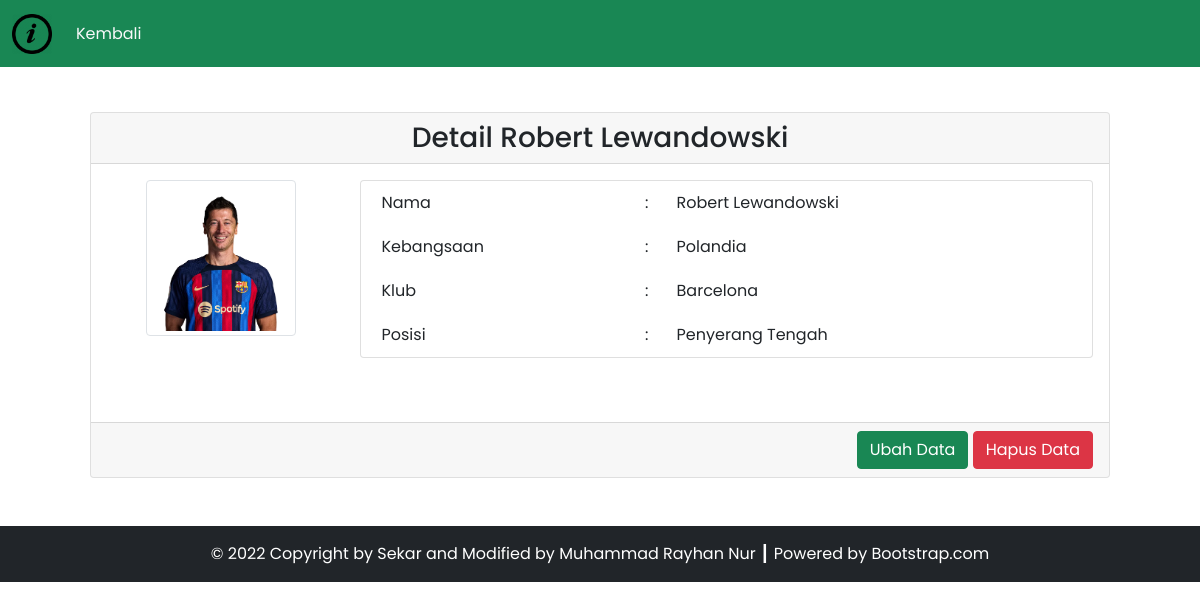
Screenshot of /source_code/detail.php?id=3 with the database file from the repository.
### tables this page shows
CREATE TABLE `pemain` (
  `id_pemain` int(11) NOT NULL,
  `nama_pemain` varchar(255) NOT NULL,
  `foto_pemain` varchar(255) NOT NULL,
  `id_posisi` int(11) NOT NULL,
  `id_klub` int(11) NOT NULL,
  `id_negara` int(11) NOT NULL
);

CREATE TABLE `negara` (
  `id_negara` int(11) NOT NULL,
  `nama_negara` varchar(255) NOT NULL
);

CREATE TABLE `klub` (
  `id_klub` int(11) NOT NULL,
  `nama_klub` varchar(255) NOT NULL
);

CREATE TABLE `posisi` (
  `id_posisi` int(11) NOT NULL,
  `nama_posisi` varchar(255) NOT NULL
);

### source_code/config/db.php (called while the page is built)
<?php
$DB_HOST = "localhost";
$DB_USERNAME = "root";
$DB_PASSWORD = "";
$DB_NAME = "db_football_tp3";

### source_code/classes/DB.php (called while the page is built, shortened)
<?php
include('config/db.php');
class DB
{
    private $hostname;
    private $username;
    private $password;
    private $dbname;
    private $conn;
    private $result;
    function __construct($hostname, $username, $password, $dbname)
    {
        $this->hostname = $hostname;
        $this->username = $username;
        $this->password = $password;
        $this->dbname = $dbname;
    }
    function open()
    {
        $this->conn = mysqli_connect($this->hostname, $this->username, $this->password, $this->dbname);
    }
    function execute($query)
    {
        $this->result = mysqli_query($this->conn, $query);
    }
    function getResult()
    {
        return mysqli_fetch_array($this->result);
    }
}

### source_code/classes/Pemain.php (called while the page is built, shortened)
<?php
include('config/db.php');
class Pemain extends DB
{
    public function getPemainById($id)
    {
        $query = "SELECT * FROM pemain JOIN klub ON pemain.id_klub=klub.id_klub JOIN negara ON pemain.id_negara=negara.id_negara JOIN posisi ON pemain.id_posisi=posisi.id_posisi WHERE id_pemain=$id";
        return $this->execute($query);
    }
}

### source_code/detail.php (the view, shortened to what this page needs)
<?php
include('config/db.php');
include('classes/DB.php');
include('classes/Pemain.php');
$pemain = new Pemain($DB_HOST, $DB_USERNAME, $DB_PASSWORD, $DB_NAME);
$pemain->open();
$data = nulL;
if (isset($_GET['id'])) {
    $id = $_GET['id'];
    if ($id > 0) {
        $pemain->getPemainById($id);
        $row = $pemain->getResult();
        $data .= '<div class="card-header text-center">
        <h3 class="my-0">Detail ' . $row['nama_pemain'] . '</h3>
        </div>
        <div class="card-body text-end">
            <div class="row mb-5">
                <div class="col-3">
                    <div class="row justify-content-center">
                        <img src="assets/images/' . $row['foto_pemain'] . '" class="img-thumbnail" alt="' . $row['foto_pemain'] . '" width="60">
                        </div>
                    </div>
                    <div class="col-9">
                        <div class="card px-3">
                            <table border="0" class="text-start">
                                <tr>
                                    <td>Nama</td>
                                    <td>:</td>
                                    <td>' . $row['nama_pemain'] . '</td>
                                </tr>
                                <tr>
                                    <td>Kebangsaan</td>
                                    <td>:</td>
                                    <td>' . $row['nama_negara'] . '</td>
                                </tr>
                                <tr>
                                    <td>Klub</td>
                                    <td>:</td>
                                    <td>' . $row['nama_klub'] . '</td>
                                </tr>
                                <tr>
                                    <td>Posisi</td>
                                    <td>:</td>
                                    <td>' . $row['nama_posisi'] . '</td>
                                </tr>
                            </table>
                        </div>
                    </div>
                </div>
            </div>
            <div class="card-footer text-end">
                <a href="Pemain.php?id=' . $id .'"><button type="button" class="btn btn-success text-white" name="sunting">Ubah Data</button></a>
                <a href="detail.php?hapus=' . $id .'"><button type="button" class="btn btn-danger" name="hapus">Hapus Data</button></a>
            </div>';
    } else {
    }
}

### rows the page displays
pemain: nama_pemain "Robert Lewandowski", foto_pemain (picture), id_negara.nama_negara "Polandia", id_klub.nama_klub "Barcelona", id_posisi.nama_posisi "Penyerang Tengah"

### other values shown
$this->content "Kembali © 2022 Copyright by Sekar and Modified by Muhammad Rayhan Nur ┃ Powered by Bootstrap.com"
